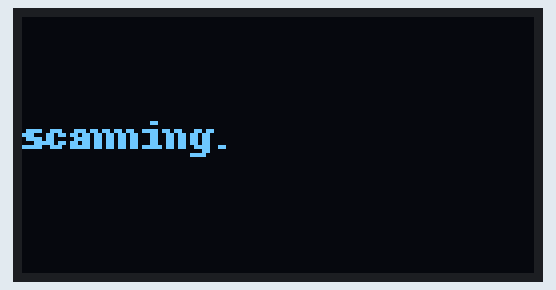
The program below on a simulated Raspberry Pi (BCM pin numbers). Parts: 128×64 one-colour display. What the program prints to the terminal is not drawn.

Above: at 3.1 s.

Measured:
- by itself, everything shown: repeats every 32.1 s, in 4 steps

The program:

raspi_skimscan.py
```python
# file: raspi_skimscan.py
# auth: Tyler Winegarner (twinegarner@gmail.com)
# desc: scans for local bluetooth devices with names matching the description of those
#       used in cas pump credit card skimmers. This software is directly derived from
#       the research done by Nathan Seidle as documented in this article:
#       https://learn.sparkfun.com/tutorials/gas-pump-skimmers
#

import time
import bluetooth
import sys
import Adafruit_GPIO.SPI as SPI
import Adafruit_SSD1306

from PIL import Image
from PIL import ImageDraw
from PIL import ImageFont


# Raspberry Pi pin configuration:
RST = 24     # on the PiOLED this pin isnt used
# Note the following are only used with SPI:
DC = 23
SPI_PORT = 0
SPI_DEVICE = 0

disp = Adafruit_SSD1306.SSD1306_128_64(rst=RST, dc=DC, spi=SPI.SpiDev(SPI_PORT, SPI_DEVICE, max_speed_hz=8000000))
disp.begin()

time.sleep(3)

disp.clear()
disp.display()
width = disp.width
height = disp.height
image = Image.new('1', (width, height))
draw = ImageDraw.Draw(image)

font = ImageFont.load_default()
ellipsis = ".   "
phase = 0

while True:
        draw.rectangle((0, 0, width, height), outline=0, fill=0)
        draw.text((0, 24), "scanning" + ellipsis, font=font, fill=255)
        disp.image(image)
        disp.display()

	nearby_devices = bluetooth.discover_devices(duration=10, lookup_names=True)

	print("found %d devices" % len(nearby_devices))

	for addr, name in nearby_devices:
		if (name == "HC-05") or (name == "HC-03") or (name == "HC-06"):
			draw.rectangle((0, 0, width, height), outline=0, fill=0)
			draw.text((0, 12), "Potential skimmer", font=font, fill=255)
			draw.text((0, 24), name + " found.", font=font, fill=255)
			draw.text((0, 36), "Skip this pump.", font=font, fill=255)

			disp.image(image)
			disp.display()
			time.sleep(5)

	phase += 1
	if phase == 1:
		ellipsis = "..  "
	elif phase == 2:
		ellipsis = "... "
	elif phase == 3:
		ellipsis = "...."
	else:
		ellipsis = ".   "
		phase = 0
```
